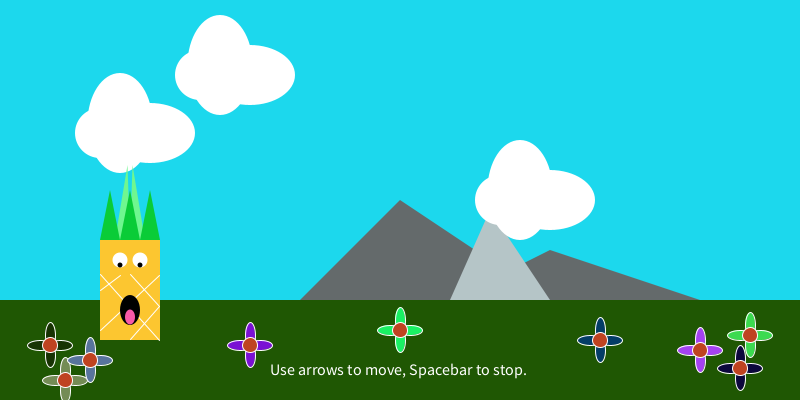
Frame 1 (no input)
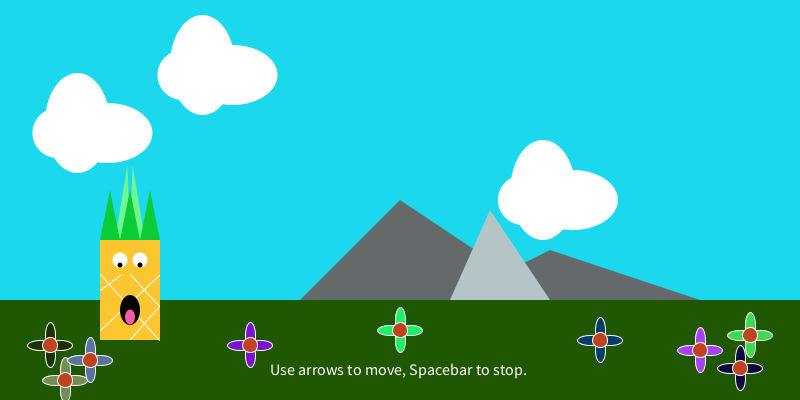
Frame 60 (the mouse pressed at the canvas centre just before this capture)
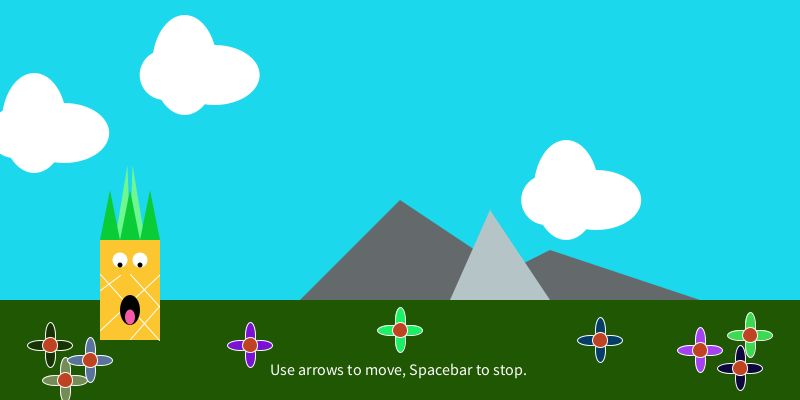
Frame 120 (the mouse held since frame 60 and released just before this capture)

The Processing sketch that drew these frames (run headless with seeded random() and noise(); from frame 60 on, the mouse is pressed at the canvas centre):

// Processing sketch: processing_105995
// ── processing_105995.pde

Pineapple[] piney = new Pineapple[1];

Clouds[] cloud=new Clouds[3];//class of clouds

Flowers[] bob = new Flowers[9];

void setup(){
  size(800,400);
 
   for (int k = 0; k<bob.length; k++){
    bob[k]=new Flowers();
  }
  
  bob[0].prime(700,350);
  bob[1].prime(750,335);
  bob[2].prime(65,380);
  bob[3].prime(50,345);
  bob[4].prime(90,360);
  bob[5].prime(width/2,330);
  bob[6].prime(600,340);
  bob[7].prime(250,345);
  bob[8].prime(740,368);
  
  for (int i=0;i<cloud.length;i++){
    cloud[i]=new Clouds();
  }
  
  cloud[0].prime(100, height/3);
  cloud[1].prime(500, 200);
  cloud[2].prime(200, 75);

  
  for(int j=0; j<piney.length;j++){
    piney[j]=new Pineapple();
  }
    piney[0].prime(100,240);
  

  
  
}

void draw(){
  noStroke();
  fill(31,87,3);//grass
  rect(0,300,800,100);
  fill(28,216,237);//sky
  rect(0,0,800,300);
  fill(100,106,107);//mountain
  triangle(300,300,400,200,550,300);
  triangle(450,300, 550, 250, 700, 300);
  fill(181,197,199);//middle mountain
  triangle(450,300,490,210,550,300);
  
  textSize(16);
  fill(255);
  text("Use arrows to move, Spacebar to stop.", 270, 375);
  
  
  for(int i=0; i<cloud.length;i++){
    cloud[i].animate();
  }
   for (int k =0;k<bob.length;k++){
    bob[k].animate();
  }
  
  for (int j=0; j<piney.length;j++){
    piney[j].animate();
    piney[j].move();
  }
  
 
  
}

class Clouds{
  
  float x;
  float y;
  float xSpeed;
  
  void prime(float a, float b){
    
    x= a;
    y= b;
    xSpeed = random(-.75,.75);
  }
  
  void animate(){
    noStroke();
    fill(255);
    ellipse(x,y,50,50);//cloud
    ellipse(x+20,y-10,65,100);
    ellipse(x+50,y,90,60);
    
    x+= xSpeed;//cloud movement along x axis
    
    if (x<0 || x+110>width){//if hit wall, turn around
     xSpeed*=-1;
    }

    
  }
  
  
  
  
}

class Flowers{
  float x;
  float y;
  float r= random(0,255);
  float g= random(0,255);
  float b= random(0,255);
  float counter;
  
  void prime(float a, float b){
    x= a;
    y= b;
    counter=0.0;
    
  }
  
  void animate(){
    
    stroke(255);
    fill(r,g,b);//flower petals
    ellipse(x,y-10,10,25);
    ellipse(x,y+10,10,25);
    ellipse(x+10,y,25,10);
    ellipse(x-10,y,25,10);
    
    
    fill(191,67,33);//flower center
    ellipse(x,y,15,15);
    
  }
  
  void rotate(){
    //i want the flowers to rotate around their center
  }
  
  
}
class Pineapple {

  float x;
  float y;

  float xSpeed;
  float ySpeed;

  void prime(float a, float b) {//setup function
    x=a;
    y=b;


    xSpeed=1;
    ySpeed=1;
  } 

  void animate() {

    noStroke();
    fill(252, 198, 48);
    rect(x, y, 60, 100);//body

    fill(255);
    ellipse(x+20, y+20, 15, 15);//eyes
    ellipse(x+40, y+20, 15, 15);//eyes

    fill(0);
    ellipse(x+20, y+25, 5, 5);
    ellipse(x+40, y+25, 5, 5);//pupil



    fill(111, 247, 143);
    triangle(x+15, y, x+27.5, y-75, x+30, y);
    triangle(x+30, y, x+32.5, y-75, x+45, y);

    fill(10, 204, 55);//pineapple hair
    triangle(x, y, x+10, y-50, x+20, y);
    triangle(x+20, y, x+30, y-50, x+40, y);
    triangle(x+40, y, x+50, y-50, x+60, y);

    fill(102, 60, 5);//body grids
    stroke(255);
    line(x, y+34, x+59, y+100);
    line(x+30, y+34, x+59, y+66);
    line(x, y+50, x+20, y+35);
    line(x, y+90, x+59, y+35);
    line(x+30, y+99, x+59, y+66);

    noStroke();
    fill(0);
    ellipse(x+30, y+70, 20, 30); //mouth 

    fill(247, 89, 168);
    ellipse(x+30, y+77, 10, 15);//tongue
  }

  void move() {
    if (key==CODED) {
      if (keyCode==RIGHT) {
        x+=xSpeed;
      } 
      else if (keyCode==LEFT) {
        x+=xSpeed*-1;
      } 
      else if (keyCode==UP) {
        y+=ySpeed*-1;
      } 
      else if (keyCode==DOWN) {
        y+=ySpeed;
      }
    }
  }
}
